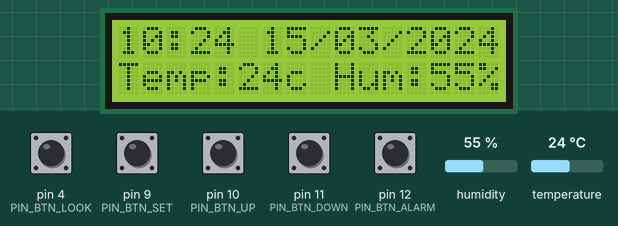
Simulated run of this sketch. Board: Arduino Uno, built with avr-gcc and run on an emulated ATmega328P. Shown: 16×2 character LCD. Inputs (shaded band) come from the test bench; at power-on: pin 4 (PIN_BTN_LOOK), pin 9 (PIN_BTN_SET), pin 10 (PIN_BTN_UP), pin 11 (PIN_BTN_DOWN), pin 12 (PIN_BTN_ALARM) HIGH, humidity 55 %, temperature 24 °C. The local clock reads 2024-03-15 10:24:30 at power-on unless the sketch sets it.

Above: at 1.2 s.
1.3 s: pin 9 (PIN_BTN_SET) pulled LOW for 0.15 s
At 1.8 s:
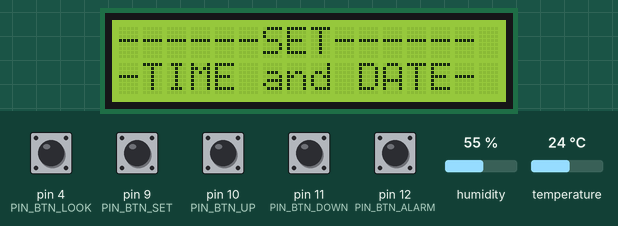
5.3 s: pin 4 (PIN_BTN_LOOK) pulled LOW for 0.15 s
At 6.1 s:
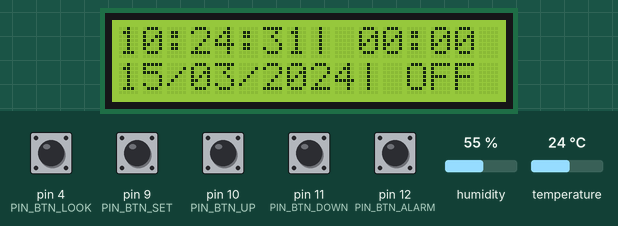
7.9 s: pin 10 (PIN_BTN_UP) pulled LOW for 0.15 s
At 9.3 s:
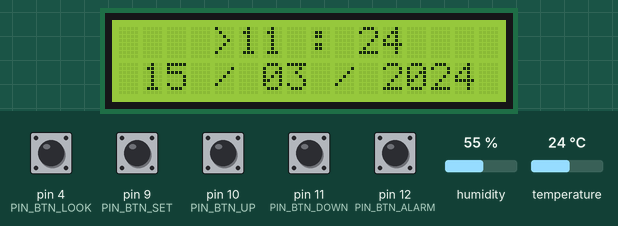
9.8 s: pin 11 (PIN_BTN_DOWN) pulled LOW for 1 s
At 12.0 s:
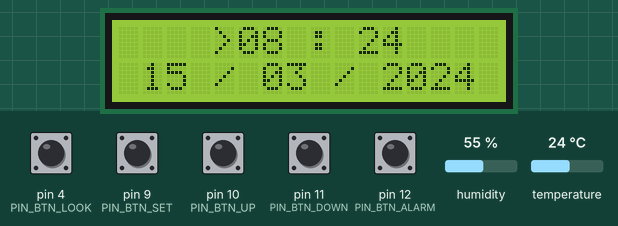
12.4 s: pin 4 (PIN_BTN_LOOK) pulled LOW for 1 s
At 13.1 s:
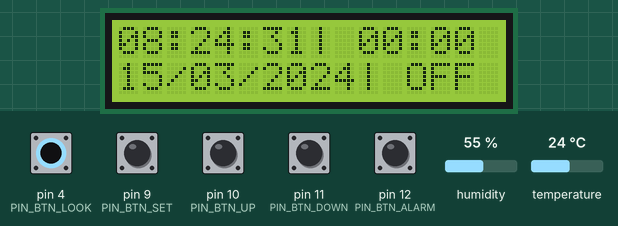
14.9 s: pin 9 (PIN_BTN_SET) pulled LOW for 1 s
At 17.3 s:
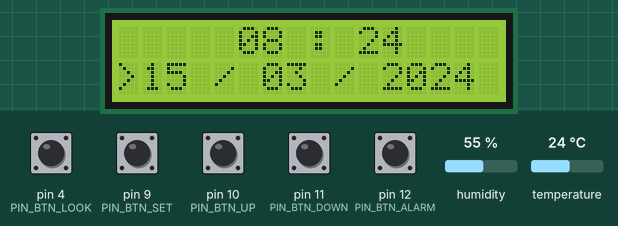
Timing chart, 0 to 18.4 s (numbered marks = the images above; inputs shaded):
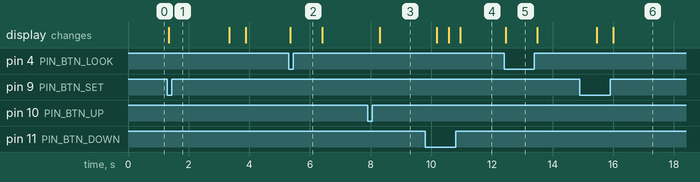

Measured:
- after the input at 1.3 s, the display: changes at once (image 1)
- after the input at 5.3 s, the display: changes after 0.05 s (image 2)
- after the input at 7.9 s, the display: changes after 0.40 s (image 3)
- after the input at 9.8 s, the display: first changes after 0.39 s (image 4 shows a later state)
- after the input at 12.4 s, the display: changes after 0.05 s (image 5)
- after the input at 14.9 s, the display: first changes after 0.56 s (image 6 shows a later state)

The sketch:

RelojArduino.ino
```cpp
/*
 * Reloj Arduino
 * Reloj con termómetro, higrómetro y alarma que se apaga por movimiento.
 *
 * Pantalla principal   Info alarma (LOOK)   Entrada a ajustes    Ajuste fecha/hora    Ajuste alarma
 * +----------------+   +----------------+   +----------------+   +----------------+   +----------------+
 * |HH:MM DD/MM/YYYY|   |HH:MM:SS| HH:MM |   |------SET------ |   |    >HH :>MM    |   |SET  ALARM TIME |
 * |Temp:27c Hum:74%|   |DD/MM/YYYY| ON  |   |-TIME and DATE- |   |>DD />MM />YYYY |   |    >HH :>MM    |
 * +----------------+   +----------------+   +----------------+   +----------------+   +----------------+
 *
 * Botones (a GND, con pull-up interno):
 *   SET   -> recorre los pasos de ajuste: hora, minutos, día, mes, año,
 *            hora de alarma, minutos de alarma; la última pulsación guarda.
 *   UP    -> incrementa el valor en ajuste.
 *   DOWN  -> decrementa el valor en ajuste / prende-apaga la luz de fondo.
 *   ALARM -> arma o desarma la alarma; si está sonando, la silencia.
 *   LOOK  -> muestra un segundo la pantalla de información de la alarma.
 */

#include <Wire.h>
#include <LCD.h>                // New LiquidCrystal (fmalpartida)
#include <LiquidCrystal_I2C.h>  // New LiquidCrystal (fmalpartida)
#include <dht.h>                // DHTlib (Rob Tillaart)
#include <virtuabotixRTC.h>     // Módulo RTC DS1302
#include <EEPROM.h>

// --- Pines ---
const uint8_t PIN_BTN_LOOK  = 4;
const uint8_t PIN_DHT11     = 5;
const uint8_t PIN_RTC_SCLK  = 6;
const uint8_t PIN_RTC_IO    = 7;
const uint8_t PIN_RTC_CE    = 8;
const uint8_t PIN_BTN_SET   = 9;
const uint8_t PIN_BTN_UP    = 10;
const uint8_t PIN_BTN_DOWN  = 11;
const uint8_t PIN_BTN_ALARM = 12;
const uint8_t PIN_BUZZER    = 13;
const uint8_t PIN_SHAKE     = A3;  // Sensor de inclinación SW-520D

// --- Configuración ---
const uint8_t       LCD_I2C_ADDR          = 0x27;
const unsigned long DHT_READ_INTERVAL_MS  = 6000;             // El DHT11 necesita >= 1 s entre lecturas
const unsigned long MELODY_STEP_MS        = 300;              // Tiempo entre notas de la alarma
const unsigned long ALARM_MAX_RING_MS     = 5UL * 60 * 1000;  // La alarma se apaga sola a los 5 minutos
const int           SHAKE_THRESHOLD       = 200;              // Lectura analógica que cuenta como movimiento
const uint8_t       SHAKES_TO_STOP        = 6;                // Movimientos necesarios para apagar la alarma
const int           MIN_YEAR              = 2000;             // El DS1302 solo guarda años 2000-2099
const int           MAX_YEAR              = 2099;
const int           MELODY[]              = {600, 800, 1000, 1200};
const uint8_t       MELODY_LEN            = sizeof(MELODY) / sizeof(MELODY[0]);

// Direcciones de EEPROM donde se guarda la hora de la alarma
const int EEPROM_ALARM_HOUR   = 0;
const int EEPROM_ALARM_MINUTE = 1;

// Pasos del modo ajuste (0 = funcionamiento normal)
enum SetupStep {
  STEP_NONE = 0,
  STEP_HOUR,
  STEP_MINUTE,
  STEP_DAY,
  STEP_MONTH,
  STEP_YEAR,
  STEP_ALARM_HOUR,
  STEP_ALARM_MINUTE
};

// LCD por I2C: dirección, En, Rw, Rs, D4, D5, D6, D7, luz de fondo, polaridad
LiquidCrystal_I2C lcd(LCD_I2C_ADDR, 2, 1, 0, 4, 5, 6, 7, 3, POSITIVE);
dht DHT;
virtuabotixRTC rtcModule(PIN_RTC_SCLK, PIN_RTC_IO, PIN_RTC_CE);  // La librería ya define un global "rtc"

// --- Estado ---
int day, month, year, hour, minute, second;
int temperature = 0, humidity = 0;
int alarmHour, alarmMinute;

uint8_t setupStep = STEP_NONE;
bool timeEdited   = false;  // Solo se escribe el RTC si el usuario cambió fecha u hora

bool backlightOn   = true;
bool alarmArmed    = false;
bool alarmRinging  = false;
bool alarmFired    = false;  // Evita que la alarma vuelva a sonar dentro del mismo minuto
unsigned long alarmStartMs  = 0;
unsigned long lastNoteMs    = 0;
uint8_t       melodyIndex   = 0;
uint8_t       shakeCount    = 0;
bool          lastShakeHigh = false;

unsigned long lastDhtReadMs = 0;

// Lectura de los botones en la vuelta actual del loop (LOW = presionado)
bool btnSet, btnUp, btnDown, btnAlarm, btnLook;

void setup() {
  // Para poner en hora un RTC nuevo se puede usar el menú SET, o descomentar
  // esta línea una sola vez: (segundos, minutos, hora, díaSemana 1-7, día, mes, año)
  // rtcModule.setDS1302Time(0, 5, 22, 3, 8, 3, 2022);

  pinMode(PIN_BTN_SET, INPUT_PULLUP);
  pinMode(PIN_BTN_UP, INPUT_PULLUP);
  pinMode(PIN_BTN_DOWN, INPUT_PULLUP);
  pinMode(PIN_BTN_LOOK, INPUT_PULLUP);
  pinMode(PIN_BTN_ALARM, INPUT_PULLUP);
  pinMode(PIN_BUZZER, OUTPUT);

  // Una EEPROM sin usar devuelve 255, por eso se valida
  alarmHour   = EEPROM.read(EEPROM_ALARM_HOUR);
  alarmMinute = EEPROM.read(EEPROM_ALARM_MINUTE);
  if (alarmHour > 23)   alarmHour = 0;
  if (alarmMinute > 59) alarmMinute = 0;

  lcd.begin(16, 2);
  lcd.backlight();
  lcd.clear();

  readTempHum();
}

void loop() {
  readButtons();

  if (millis() - lastDhtReadMs >= DHT_READ_INTERVAL_MS) {
    readTempHum();
  }

  if (setupStep == STEP_NONE) {
    readRtc();
    printMainScreen();
    updateAlarm();
  } else {
    handleSetup();
  }
}

// ---------------------------------------------------------------------------
// Botones
// ---------------------------------------------------------------------------

void readButtons() {
  btnSet   = digitalRead(PIN_BTN_SET) == LOW;
  btnUp    = digitalRead(PIN_BTN_UP) == LOW;
  btnDown  = digitalRead(PIN_BTN_DOWN) == LOW;
  btnAlarm = digitalRead(PIN_BTN_ALARM) == LOW;
  btnLook  = digitalRead(PIN_BTN_LOOK) == LOW;

  if (btnAlarm) {
    if (alarmRinging) {
      stopRinging();  // Silencia sin desarmar: mañana vuelve a sonar
    } else {
      alarmArmed = !alarmArmed;
    }
    delay(500);
  }

  if (btnLook) {
    lcd.clear();
    printAlarmInfoScreen();
    delay(1000);
    lcd.clear();
  }

  if (btnDown && setupStep == STEP_NONE) {
    backlightOn = !backlightOn;
    if (backlightOn) lcd.backlight(); else lcd.noBacklight();
    delay(500);
  }

  if (btnSet) {
    if (setupStep < STEP_ALARM_MINUTE) {
      if (setupStep == STEP_NONE) {
        stopRinging();
        timeEdited = false;
        lcd.clear();
        lcd.setCursor(0, 0);
        lcd.print("------SET------");
        lcd.setCursor(0, 1);
        lcd.print("-TIME and DATE-");
        delay(2000);
        lcd.clear();
      }
      setupStep++;
    } else {
      saveSettings();
      setupStep = STEP_NONE;
    }
    delay(500);
  }
}

// ---------------------------------------------------------------------------
// Sensores
// ---------------------------------------------------------------------------

void readTempHum() {
  lastDhtReadMs = millis();
  // Si la lectura falla se conservan los últimos valores válidos
  if (DHT.read11(PIN_DHT11) == DHTLIB_OK) {
    humidity    = DHT.humidity;
    temperature = DHT.temperature;
  }
}

void readRtc() {
  rtcModule.updateTime();
  day    = rtcModule.dayofmonth;
  month  = rtcModule.month;
  year   = rtcModule.year;
  hour   = rtcModule.hours;
  minute = rtcModule.minutes;
  second = rtcModule.seconds;
}

// ---------------------------------------------------------------------------
// Pantallas
// ---------------------------------------------------------------------------

void printLine(uint8_t row, const char *text) {
  lcd.setCursor(0, row);
  lcd.print(text);
}

void printMainScreen() {
  char line[17];
  snprintf(line, sizeof(line), "%02d:%02d %02d/%02d/%04d", hour, minute, day, month, year);
  printLine(0, line);
  snprintf(line, sizeof(line), "Temp:%2dc Hum:%2d%%", temperature, humidity);
  printLine(1, line);
}

void printAlarmInfoScreen() {
  char line[17];
  snprintf(line, sizeof(line), "%02d:%02d:%02d| %02d:%02d", hour, minute, second, alarmHour, alarmMinute);
  printLine(0, line);
  snprintf(line, sizeof(line), "%02d/%02d/%04d| %-3s", day, month, year, alarmArmed ? "ON" : "OFF");
  printLine(1, line);
}

// Línea "    >HH :>MM    " con el cursor '>' delante del campo que se está editando
void printHourMinuteLine(uint8_t row, int h, int m, bool markHour, bool markMinute) {
  char line[17];
  snprintf(line, sizeof(line), "    %c%02d :%c%02d    ",
           markHour ? '>' : ' ', h, markMinute ? '>' : ' ', m);
  printLine(row, line);
}

void printSetupScreen() {
  if (setupStep <= STEP_YEAR) {
    char line[17];
    printHourMinuteLine(0, hour, minute, setupStep == STEP_HOUR, setupStep == STEP_MINUTE);
    snprintf(line, sizeof(line), "%c%02d /%c%02d /%c%04d ",
             setupStep == STEP_DAY ? '>' : ' ', day,
             setupStep == STEP_MONTH ? '>' : ' ', month,
             setupStep == STEP_YEAR ? '>' : ' ', year);
    printLine(1, line);
  } else {
    printLine(0, "SET  ALARM TIME ");
    printHourMinuteLine(1, alarmHour, alarmMinute,
                        setupStep == STEP_ALARM_HOUR, setupStep == STEP_ALARM_MINUTE);
  }
}

// ---------------------------------------------------------------------------
// Modo ajuste
// ---------------------------------------------------------------------------

// Suma delta a value dando la vuelta dentro de [minValue, maxValue]
int wrap(int value, int delta, int minValue, int maxValue) {
  value += delta;
  if (value > maxValue) return minValue;
  if (value < minValue) return maxValue;
  return value;
}

bool isLeapYear(int y) {
  return (y % 4 == 0 && y % 100 != 0) || y % 400 == 0;
}

int daysInMonth(int m, int y) {
  static const uint8_t DAYS[] = {31, 28, 31, 30, 31, 30, 31, 31, 30, 31, 30, 31};
  return (m == 2 && isLeapYear(y)) ? 29 : DAYS[m - 1];
}

// Día de la semana 1-7 (1 = domingo), algoritmo de Sakamoto
int dayOfWeek(int d, int m, int y) {
  static const uint8_t T[] = {0, 3, 2, 5, 0, 3, 5, 1, 4, 6, 2, 4};
  if (m < 3) y--;
  return (y + y / 4 - y / 100 + y / 400 + T[m - 1] + d) % 7 + 1;
}

void handleSetup() {
  int delta = (btnUp ? 1 : 0) - (btnDown ? 1 : 0);

  if (delta != 0) {
    switch (setupStep) {
      case STEP_HOUR:         hour        = wrap(hour, delta, 0, 23); break;
      case STEP_MINUTE:       minute      = wrap(minute, delta, 0, 59); break;
      case STEP_DAY:          day         = wrap(day, delta, 1, daysInMonth(month, year)); break;
      case STEP_MONTH:        month       = wrap(month, delta, 1, 12); break;
      case STEP_YEAR:         year        = wrap(year, delta, MIN_YEAR, MAX_YEAR); break;
      case STEP_ALARM_HOUR:   alarmHour   = wrap(alarmHour, delta, 0, 23); break;
      case STEP_ALARM_MINUTE: alarmMinute = wrap(alarmMinute, delta, 0, 59); break;
    }
    if (setupStep <= STEP_YEAR) {
      timeEdited = true;
      // Corrige días inválidos al cambiar mes o año (ej.: 31/04 -> 30/04)
      day = min(day, daysInMonth(month, year));
    }
    delay(350);
  }

  printSetupScreen();
}

void saveSettings() {
  lcd.clear();
  lcd.print("Saving....");

  // Si solo se ajustó la alarma no se toca el RTC: reescribirlo con la hora
  // leída al entrar al menú haría que el reloj se atrase.
  if (timeEdited) {
    rtcModule.setDS1302Time(0, minute, hour, dayOfWeek(day, month, year), day, month, year);
  }
  EEPROM.update(EEPROM_ALARM_HOUR, alarmHour);
  EEPROM.update(EEPROM_ALARM_MINUTE, alarmMinute);

  delay(2000);
  lcd.clear();
}

// ---------------------------------------------------------------------------
// Alarma
// ---------------------------------------------------------------------------

void startRinging() {
  alarmRinging  = true;
  alarmStartMs  = millis();
  lastNoteMs    = 0;
  melodyIndex   = 0;
  shakeCount    = 0;
  lastShakeHigh = false;
}

void stopRinging() {
  alarmRinging = false;
  noTone(PIN_BUZZER);
}

void updateAlarm() {
  bool isAlarmMinute = hour == alarmHour && minute == alarmMinute;
  if (!isAlarmMinute) {
    alarmFired = false;
  } else if (alarmArmed && !alarmFired) {
    alarmFired = true;
    startRinging();
  }

  if (!alarmArmed && alarmRinging) {
    stopRinging();
  }
  if (!alarmRinging) {
    return;
  }

  // Se cuenta cada vez que el sensor pasa de reposo a movimiento
  bool shakeHigh = analogRead(PIN_SHAKE) > SHAKE_THRESHOLD;
  if (shakeHigh && !lastShakeHigh) {
    shakeCount++;
  }
  lastShakeHigh = shakeHigh;

  unsigned long now = millis();
  if (shakeCount >= SHAKES_TO_STOP || now - alarmStartMs >= ALARM_MAX_RING_MS) {
    stopRinging();
    return;
  }

  if (now - lastNoteMs >= MELODY_STEP_MS) {
    lastNoteMs = now;
    tone(PIN_BUZZER, MELODY[melodyIndex], 100);
    melodyIndex = (melodyIndex + 1) % MELODY_LEN;
  }
}
```
